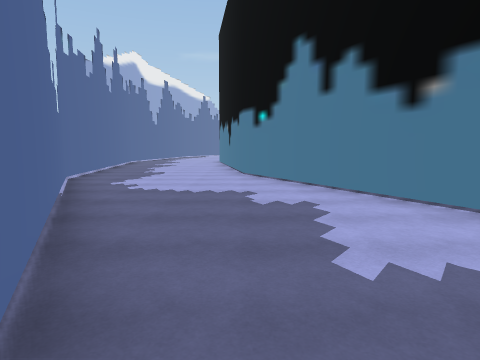
view 1 (above)

16 first-person views from a walk through a scene from a Unity 3-D project. The camera is 1.5 m above the floor, tilts 6° down and sees 75° across. The floor is counted in squares, 2 m on a side. Each view is taken from the middle of a square. On the plan, view 1 faces up. The plan holds only what a view shows up to about 10 squares ahead; the rest is blank. The place goes on beyond the plan.

view 2
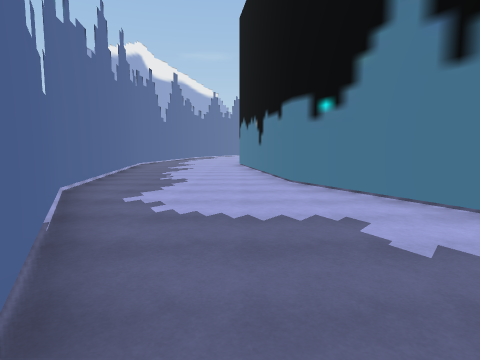

view 3
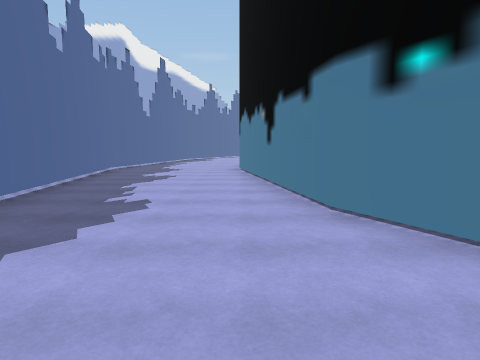

view 4
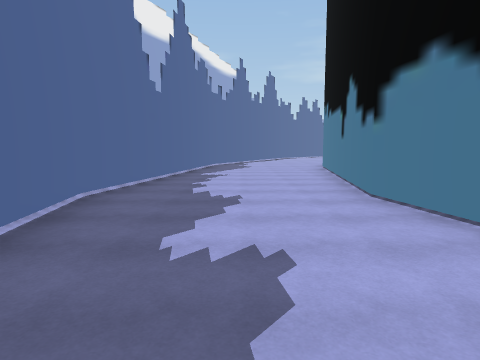

view 5
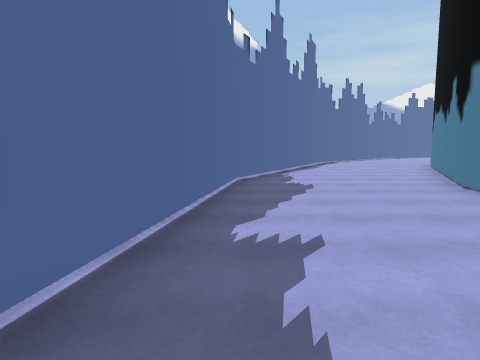

view 6
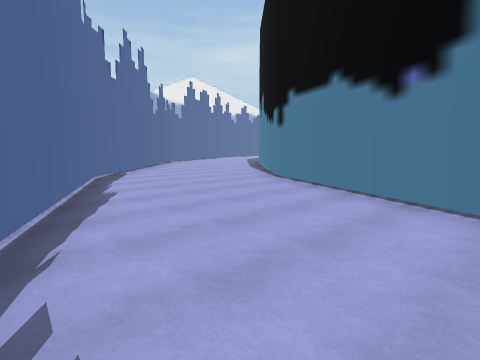

view 7
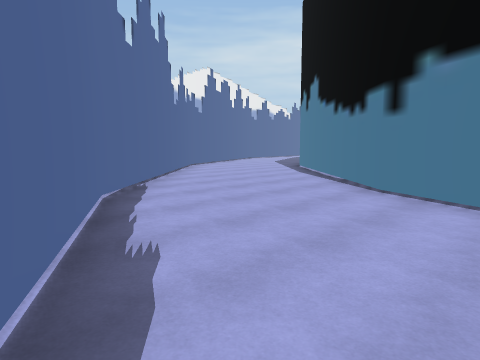

view 8
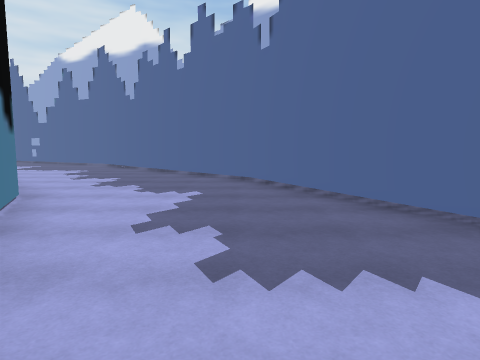

view 9
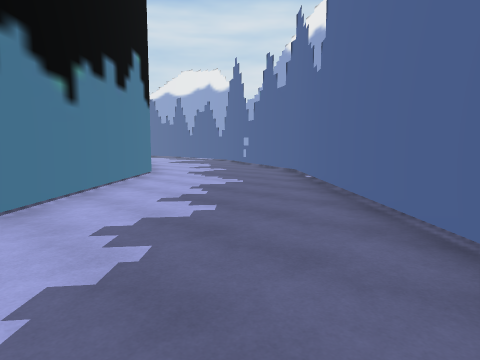

view 10
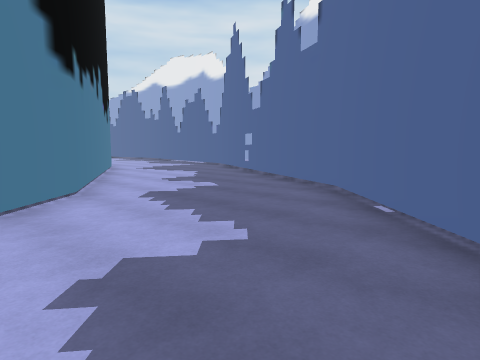

view 11
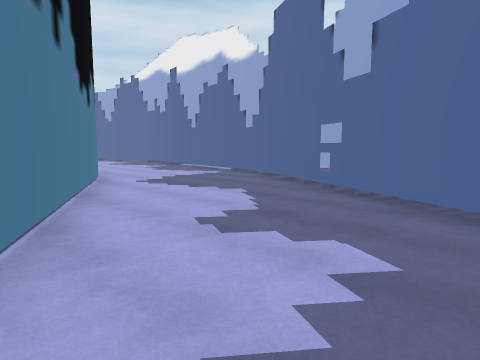

view 12
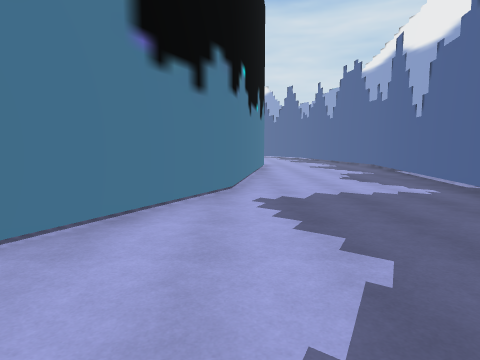

view 13
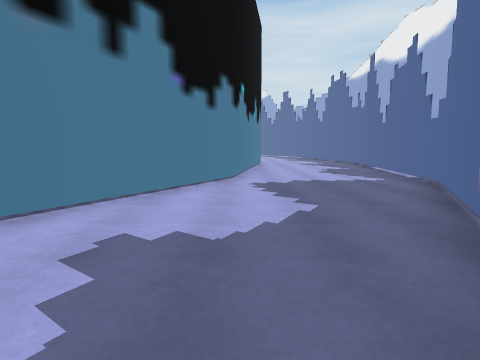

view 14
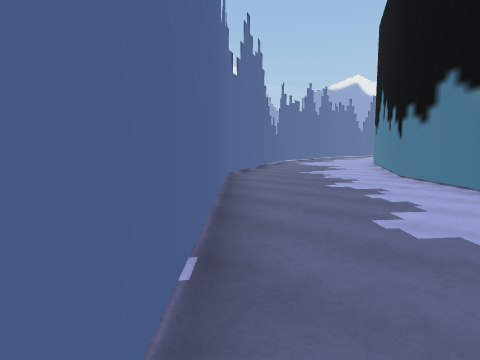

view 15
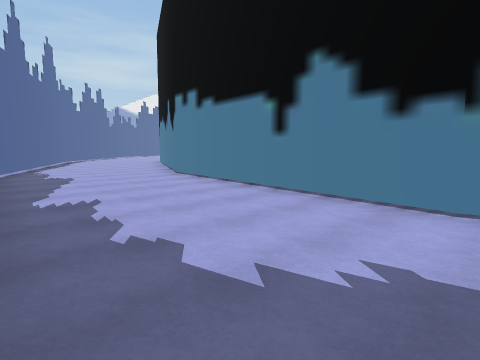

view 16
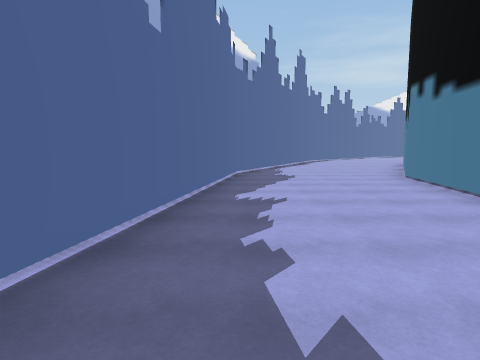

### Floor plan
Points are (right, up) in squares from view 1. A wall is a line through its corners. A room is listed if a view was taken in it or the views show most of it. See-through windows are left out.
Room 1 (views 1, 2, 3, 4, 5, 6, 7, 8, 9, 10, 11, 12, 13, 14, 15, 16)
walls: (19, -6.6) (14.6, -5.9) (8.3, -2.6) (3.3, 2.4) (0.1, 8.7) (-1, 15.7) (0.1, 22.7) (3.3, 29) (6.8, 32.5); (3.7, 35.5) (-0.2, 31.6) (-4.1, 24) (-5.4, 15.7) (-4.1, 7.3) (-0.2, -0.2) (5.7, -6.2) (13.3, -10.1) (19.1, -11)

Where each view was taken, in squares from view 1:
view 1: 0 up, 0 right, facing up
view 2: 2 up, 1 left, facing up
view 3: 5 up, 1 left, facing up
view 4: 11 up, 3 left, facing up
view 5: 17 up, 4 left, facing up
view 6: 24 up, 3 left, facing up-right
view 7: 27 up, 2 left, facing up-right
view 8: 7 up, 0 right, facing down
view 9: 2 up, 0 right, facing down-right
view 10: 1 down, 3 right, facing down-right
view 11: 3 down, 7 right, facing down-right
view 12: 6 down, 9 right, facing right
view 13: 6 down, 7 right, facing right
view 14: 6 down, 6 right, facing up-left
view 15: 15 up, 5 left, facing up-right
view 16: 15 up, 4 left, facing up
